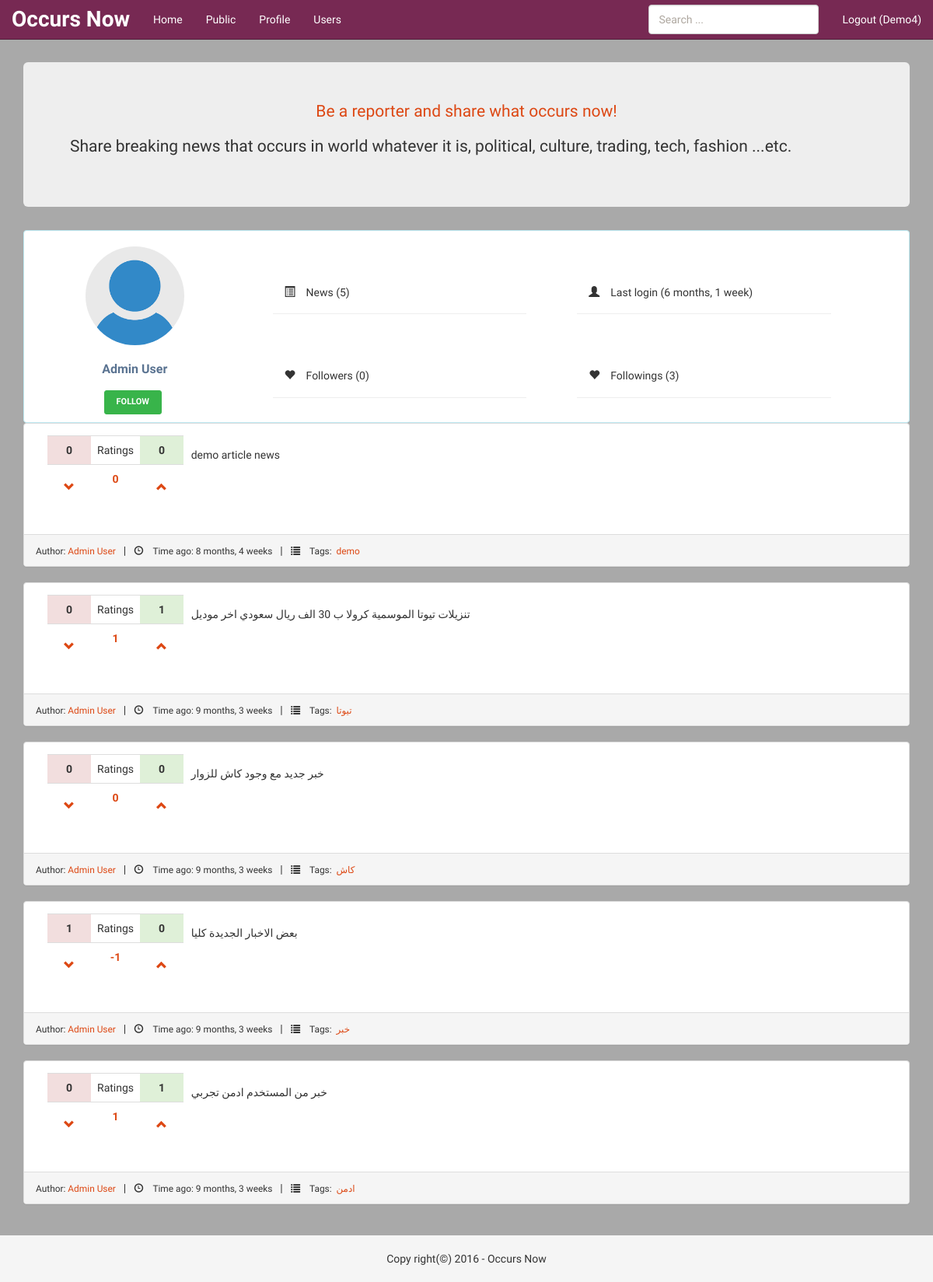
/user/admin/ (signed in), run on the app's committed database.
### accounts/models.py (models this page shows, shortened)
class UserProfile(models.Model):
    user = models.OneToOneField(User)
    follows = models.ManyToManyField('self', related_name='followed_by', symmetrical=False, blank=True)
    def gravatar_url(self):
        return settings.STATIC_URL + "img/user.png"
    class Meta:
        db_table = 'user_profile'

### home/models.py (models this page shows, shortened)
class Post(models.Model):
    content = models.CharField(max_length=300)
    user = models.ForeignKey(User)
    tags = TaggableManager()
    rate_up = models.IntegerField(default=0)
    rate_down = models.IntegerField(default=0)
    rated_by = models.ManyToManyField(User, related_name='rated_posts', symmetrical=False, null=True)
    created_at = models.DateTimeField(auto_now_add=True, auto_now=False, blank=True)
    updated_at = models.DateTimeField(auto_now=True, auto_now_add=False, blank=True)
    class Meta:
        db_table = 'post'
        ordering = ['-created_at']

### home/views.py (the view)
# urls.py: url(r'^user/(?P<username>[.\w]+)/$', 'home.views.user_page', name='user_page'),
@login_required()
def user_page(request, username, form=None):
    form = form or PostForm()
    req_user = get_object_or_404(User, username=username)
    posts_list = functions.get_user_posts(req_user)
    paginator = Paginator(posts_list, constants.PER_PAGE)
    page = request.GET.get('page')
    try:
        posts = paginator.page(page)
    except PageNotAnInteger:
        posts = paginator.page(1)
    except EmptyPage:
        posts = paginator.page(paginator.num_pages)
    next_url = reverse('user_page', args=(req_user.username,))
    context = {'req_user': req_user, 'posts': posts, 'title': _('User page: ' + req_user.username),
               'post_form': form, 'next': next_url}
    if request.user.username == req_user.username:
        return render(request, 'home/profile.html', context)
    else:
        return render(request, 'home/user_page.html', context)

### home/forms.py
class PostForm(forms.ModelForm):
    content = forms.CharField(required=True, widget=forms.Textarea(
        attrs={'class': 'form-control', 'placeholder': _('News content must be less than 300 characters'),
               'cols': '60', 'rows': '3', 'required': 'required', 'maxlength':'300',
               'title': _('News content is required')}))
    tags = forms.CharField(required=True, label=_('Tags'), widget=forms.TextInput(
        attrs={'class': 'form-control col-sm-7', 'placeholder': _('Separate tags with comma'),
               'required': 'required', 'title': _('Tags are required')}))
    class Meta:
        model = Post
        fields = ['content', 'tags']
        exclude = ('user', )

### home/templatetags/rating.py (called while the page is built)
@register.filter
def total_rating(post):
    return post.rate_up - post.rate_down

### utils/functions.py (called while the page is built)
def get_user_posts(req_user):
    user_posts_count = Post.objects.filter(user=req_user).count()
    user_posts_dict = cache.get('posts_user'+str(req_user.id))
    if user_posts_dict and user_posts_dict['user_posts_count'] == user_posts_count:
        return user_posts_dict['user_posts']
    else:
        posts_list = Post.objects.select_related().filter(user=req_user)
        user_posts_dict = {'user_posts': posts_list,
                           'user_posts_count': user_posts_count}
        cache.set('posts_user'+str(req_user.id), user_posts_dict, constants.CACHE_DURATION)
        return posts_list

### home/templates/home/user_page.html
{% extends "base.html" %}
{% load static %}
{% load i18n %}
{% block content %}
<div class="row profile panel-info panel">
    {% include "includes/user_menu.html" %}
		<div class="col-lg-9 col-md-9 col-sm-8">
            <div class="profile-content" style="min-height: 150px !important">
                <div class="col-lg-5 page-header">
                    <h5>
                        <i class="glyphicon glyphicon-list-alt">&nbsp;</i>{% trans "News" %} ({{ req_user.post_set.count }})
                    </h5>
                </div>
                <div class="col-lg-5 col-lg-offset-1 page-header">
                    <h5>
                        <i class="glyphicon glyphicon-user">&nbsp;</i>{% trans "Last login" %} ({{ req_user.last_login|timesince }})
                    </h5>
                </div>
                <div class="col-lg-5 page-header">
                    <h5>
                        <i class="glyphicon glyphicon-heart">&nbsp;</i>{% trans "Followers" %} ({{ req_user.userprofile.followed_by.count }})
                    </h5>
                </div>
                <div class="col-lg-5 col-lg-offset-1 page-header">
                    <h5>
                        <i class="glyphicon glyphicon-heart">&nbsp;</i>{% trans "Followings" %} ({{ req_user.userprofile.follows.count }})
                    </h5>
                </div>
            </div>
		</div>
</div>
<div class="row profile">
    {% include "includes/posts.html" %}
</div>
{% endblock %}

### templates/base.html (shortened to what this page needs)
{% load static %}
{% load i18n %}
{% load login_register %}
<!DOCTYPE html>
<html>
<head>
    <link href="{% static "css/bootstrap.min.css" %}" rel="stylesheet">
    <link rel="stylesheet" href="{% static "css/themes/united.css" %}">
    <link href="{% static "css/style.css" %}" rel="stylesheet">
</head>
<body>
{% include "includes/menu.html" %}
<div class="container">
    {% block jumbotron %}
        <div class="jumbotron hidden-sm hidden-xs">
            <p class="text-primary text-center">
                {% trans "Be a reporter and share what occurs now!" %}
            </p>
            <p>
                {% trans "Share breaking news that occurs in world whatever it is, political, culture, trading, tech, fashion ...etc." %}
            </p>
        </div>
    {% endblock %}
    {% block content %}{% endblock %}
</div>
<footer class="footer">
    <div class="container">
        <br>
        <p class="text-center">
            {% trans "Copy right" %}(&copy;) {% now "Y" %} - {% trans "Occurs Now" %}
        </p>
    </div>
</footer>
</body>
</html>

### templates/includes/menu.html (shortened to what this page needs)
{% load i18n %}
{% get_current_language_bidi as LANGUAGE_BIDI %}
<nav class="navbar navbar-inverse navbar-fixed-top">
    <div class="container-fluid">
        <div class="navbar-header">
            <a class="navbar-brand" href="{% url "home" %}">{% trans "Occurs Now" %}</a>
        </div>
        <div id="navbar" class="navbar-collapse collapse">
            {% if user.is_authenticated %}
            <ul class="nav navbar-nav">
                <li><a href="{% url "home" %}">{% trans "Home" %}</a></li>
                <li><a href="{% url 'public' %}">{% trans "Public" %}</a></li>
                <li><a href="{% url 'user_page' user.username %}">{% trans "Profile" %}</a></li>
                <li><a href="{% url 'user_list' %}">{% trans 'Users' %}</a></li>
            </ul>
            {% endif %}
            <ul class="nav navbar-nav navbar-right">
                {% if user.is_authenticated %}
                    <li><a href="{% url 'accounts:logout' %}">{% trans 'Logout' %} ({{ user.first_name }})</a></li>
                {% else %}
                    <li><a href="#" data-toggle="modal" data-target="#loginModal">{% trans "Login" %}</a></li>
                    <li><a href="#" data-toggle="modal" data-target="#registerModal">{% trans "Register" %}</a></li>
                {% endif %}
            </ul>
            <form method="get" action="/search/" class="navbar-form {% if LANGUAGE_BIDI %}navbar-left{% else %}navbar-right{% endif %}">
                <div class="form-group">
                    <input type="text" class="form-control" name="q" placeholder="{% trans "Search" %} ...">
                </div>
            </form>
        </div>
    </div>
</nav>

### templates/includes/user_menu.html (shortened to what this page needs)
{% load static %}
{% load i18n %}
<div class="col-lg-3 col-md-3 col-sm-4">
			<div class="profile-sidebar">
				<div class="profile-userpic">
				    {% if req_user.userprofile.gravatar_url %}
                        <img src="{{ req_user.userprofile.gravatar_url }}" class="center-block" alt="">
                    {% else %}
                        <img src="{% static "img/lion.jpg" %}" class="img-responsive" alt="">
                    {% endif %}
				</div>
				<div class="profile-usertitle">
					<div class="profile-usertitle-name">
					{{ req_user.get_full_name }}
					</div>
				</div>
				{% if user.id != req_user.id %}
				<div class="profile-userbuttons">
                {% if req_user.userprofile in user.userprofile.follows.all %}
                    <form action="{% url 'unfollow' req_user.username %}" method="post">{% csrf_token %}
                        <button type="submit" class="btn btn-danger btn-sm">{% trans "Unfollow" %}</button>
                        <input type="hidden" value="{{ next }}" name="next" />
                    </form>
                {% else %}
                    <form action="{% url 'follow' req_user.username %}" method="post">{% csrf_token %}
                        <button type="submit" class="btn btn-success btn-sm">{% trans "Follow" %}</button>
                    </form>
                {% endif %}
				</div>
				{% endif %}
			</div>
		</div>

### templates/includes/posts.html (shortened to what this page needs)
{% load static %}
{% load i18n %}
{% load rating %}
{% if posts %}
    {% for post in posts.object_list %}
        <div class="panel panel-default">
            <div class="panel-body">
                <div class="col-lg-2 col-md-2 hidden-sm hidden-xs">
                    <table id="tbl-rating" class="table">
                        <tr>
                            <td data-name="rating-down" class="text-center bg-danger" title="{% trans "rate down" %}">
                                <b>{{ post.rate_down }}</b>
                            </td>
                            <td class="text-center">{% trans "Ratings" %}</td>
                            <td data-name="rating-up" class="text-center bg-success" title="{% trans "rate up" %}">
                                <b>{{ post.rate_up }}</b>
                            </td>
                        </tr>
                        <tr>
                            <td class="text-center">
                                <div class="rate-down">
                                    <button type="submit" data-postid="{{ post.id }}"
                                            class="glyphicon glyphicon-chevron-down btn btn-large btn-link"></button>
                                </div>
                            </td>
                            <td data-name="total-rating" class="text-center text-primary">
                                <b title="{% trans "Total Rates" %}">
                                    {{ post|total_rating }}
                                </b>
                            </td>
                            <td class="text-center">
                                <div class="rate-up">
                                    <button type="submit" data-postid="{{ post.id }}" data-toggle="popover"
                                            class="glyphicon glyphicon-chevron-up btn btn-large btn-link"></button>
                                </div>
                            </td>
                        </tr>
                    </table>
                </div>
                <div class="col-lg-10 col-md-10 col-xs-12 col-sm-12" style="margin-top: 15px;">
                    <p class="post-content">{{ post.content }}</p>
                </div>
            </div>
            <div class="panel-footer">
                <small> {% trans "Author" %}: <a href="{% url 'user_page' post.user.username %}">{{ post.user.get_full_name }}</a>
                </small>
                &nbsp; | &nbsp;
                <small><span
                        class="glyphicon glyphicon-time">&nbsp;</span>{% trans "Time ago" %}: {{ post.created_at|timesince }}
                </small>
                &nbsp; | &nbsp;
                <small><span class="glyphicon glyphicon-list">&nbsp;</span>{% trans "Tags" %}:&nbsp;
                    {% for tag in post.tags.all %}
                        <a href="{% url 'home:tag_page' tag %}">{{ tag }}</a>{% if not forloop.last %},{% endif %}
                    {% endfor %}
                </small>
            </div>
        </div>
    {% endfor %}
{% else %}
    <p>{% trans "Sorry nothing here yet!" %}</p>
{% endif %}

### static/css/style.css (style rules this page uses)
html { position: relative; min-height: 100%; }
body { background-color: darkgrey; margin-bottom: 60px; padding-top: 20px; }
@media (min-width: 960px) { .navbar-brand { font-weight: bold; font-size: 2em; } }
.profile { margin: 0; }
.profile-sidebar { padding: 20px 0 10px 0; background: #fff; }
.profile-userpic img { float: none; margin: 0 auto; width: 50%; height: 50%; -webkit-border-radius: 50% !important; -moz-border-radius: 50% !important; border-radius: 50% !important; }
.profile-usertitle { text-align: center; margin-top: 20px; }
.profile-usertitle-name { color: #5a7391; font-size: 16px; font-weight: 600; margin-bottom: 7px; }
.profile-userbuttons { text-align: center; margin-top: 10px; }
.profile-userbuttons .btn { text-transform: uppercase; font-size: 11px; font-weight: 600; padding: 6px 15px; margin-right: 5px; }
.profile-content { padding: 20px; background: #fff; min-height: 400px; }
.footer { position: absolute; bottom: 0; width: 100%; height: 60px; background-color: #f5f5f5; }
body > .container { padding: 60px 15px 0; }
.footer > .container { padding-right: 15px; padding-left: 15px; }

### data on the page
Post: rate_down "0", rate_up "0", rate_up+rate_down "0", content "demo article news", user.get_full_name "Admin User", created_at "8 months, 4 weeks"
Tag: name "demo"
Post: rate_down "0", rate_up "1", rate_up+rate_down "1", content "تنزيلات تيوتا الموسمية كروﻻ ب 30 الف ريال سعودي اخر موديل", user.get_full_name "Admin User", created_at "9 months, 3 weeks"
Tag: name "تيوتا"
Post: rate_down "0", rate_up "0", rate_up+rate_down "0", content "خبر جديد مع وجود كاش للزوار", user.get_full_name "Admin User", created_at "9 months, 3 weeks"
Tag: name "كاش"
Post: rate_down "1", rate_up "0", rate_up+rate_down "-1", content "بعض اﻻخبار الجديدة كليا", user.get_full_name "Admin User", created_at "9 months, 3 weeks"
Tag: name "خبر"
Post: rate_down "0", rate_up "1", rate_up+rate_down "1", content "خبر من المستخدم ادمن تجربي", user.get_full_name "Admin User", created_at "9 months, 3 weeks"
Tag: name "ادمن"

### other printed values
{{ user.first_name }} "Demo4"
{{ req_user.get_full_name }} "Admin User"
{{ req_user.post_set.count }} "5"
{{ req_user.last_login|timesince }} "6 months, 1 week"
{{ req_user.userprofile.followed_by.count }} "0"
{{ req_user.userprofile.follows.count }} "3"
